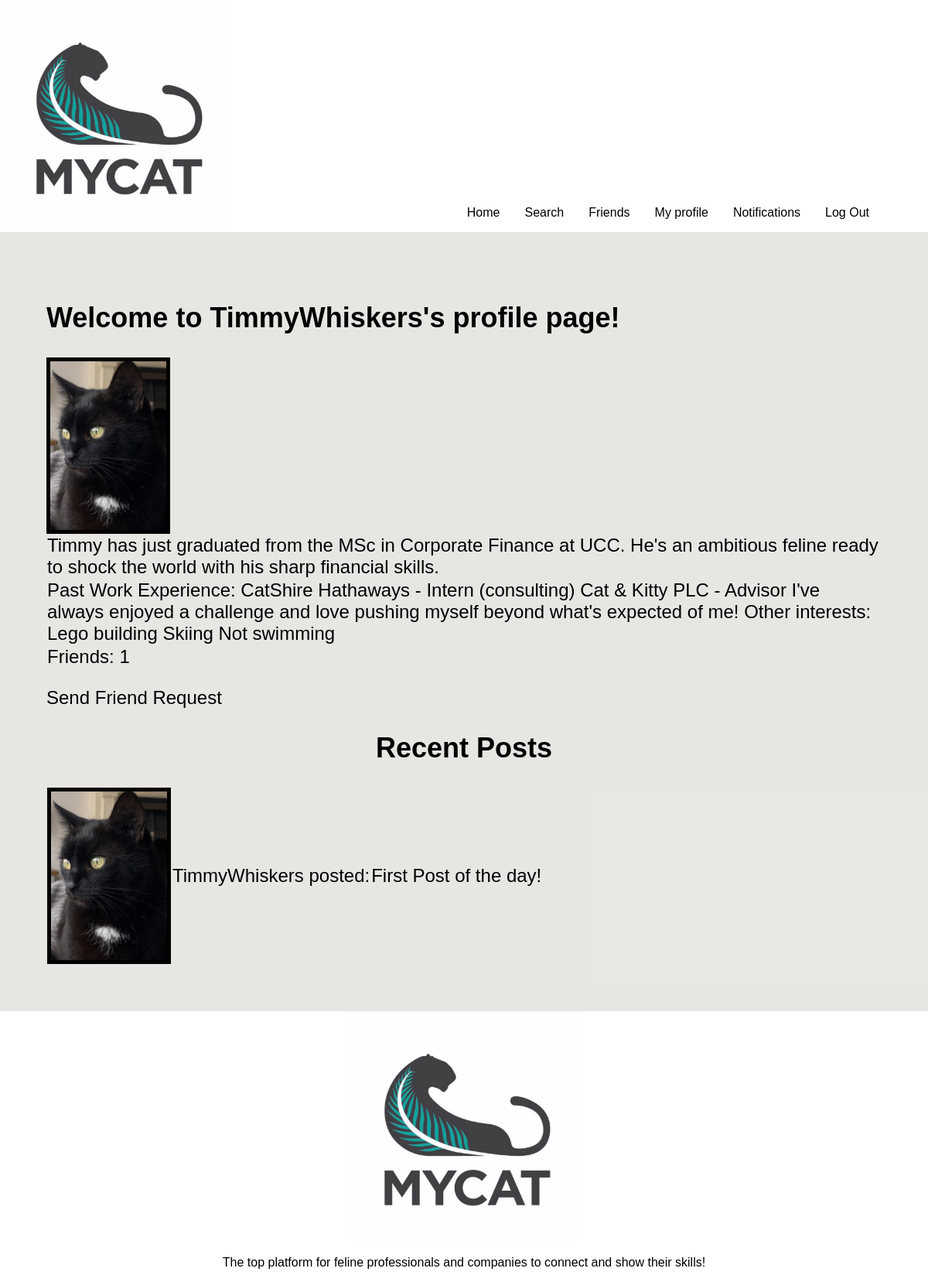
/profile/TimmyWhiskers (signed in), run on the app's committed database.
### tables this page shows
CREATE TABLE profiles (
    profile_id INTEGER PRIMARY KEY AUTOINCREMENT,
    profile_picture TEXT DEFAULT 'default.png',
    user_id TEXT NOT NULL,
    header TEXT NOT NULL,
    body TEXT NOT NULL,
    FOREIGN KEY (user_id) REFERENCES users(user_id) ON DELETE CASCADE
);

CREATE TABLE posts (
    post_id INTEGER PRIMARY KEY AUTOINCREMENT,
    user_id TEXT NOT NULL,
    body TEXT NOT NULL,
    FOREIGN KEY (user_id) REFERENCES users(user_id) ON DELETE CASCADE
);

### app.py (the view)
@app.route("/profile/<user_id>")
@login_required
def view_user(user_id):
    db=get_db()
    profile=db.execute("""SELECT * FROM profiles WHERE user_id=?;""",(user_id,)).fetchone()
    friends=db.execute("""SELECT * FROM relationships
                       WHERE member1_id=? OR member2_id=?;
                       """,(user_id,user_id)).fetchall()
    numFriends=len(friends)
    activity=db.execute("""SELECT posts.*,profile_picture FROM posts
                     JOIN profiles ON posts.user_id = profiles.user_id WHERE posts.user_id=?
                     ORDER BY post_id DESC """,(user_id,)).fetchall()
    if not profile:
        return redirect( url_for("index"))
    return render_template("profile.html",profile=profile,user_id=user_id,numFriends=numFriends,activity=activity)

### app.py (called while the page is built)
@app.before_request
def load_logged_in_user():
    g.user=session.get("user_id",None)

def login_required(view):
    @wraps(view)
    def wrapped_view(*args,**kwargs):
        if g.user is None:
            return redirect(url_for("login",next=request.url))
        return view(*args,**kwargs)
    return wrapped_view

### database.py (called while the page is built)
def get_db():
    if "db" not in g:
        g.db = sqlite3.connect(DATABASE,
                               detect_types=sqlite3.PARSE_DECLTYPES
                               )
        g.db.row_factory=sqlite3.Row
    return g.db

### templates/profile.html (shortened to what this page needs)
{%extends "base.html" %}
{%block main_content%}
<section class="profile">
<h1>Welcome to {{ user_id }}'s profile page!</h1>
{% if profile["profile_picture"] != "default.png" %}
<img src="{{ url_for('static', filename='profile_pictures/' + profile['profile_picture']) }}" alt="Profile Picture"
    width="150" height="150">
{% else %}
<img src="{{ url_for('static', filename='profile_pictures/default.png') }}" alt="Default Profile Picture" width="150"
    height="150">
{% endif %}
<table>
    <tr>
        <td> {{ profile["header"] }} </td>
    </tr>
    <tr>
        <td> {{ profile["body"] }} </td>
    </tr>
    <tr>
        <td> Friends: {{numFriends}}</td>
    </tr>
</table>
{% if profile['user_id'] == session['user_id'] %}
<p>
    <a href="{{ url_for('edit_my_profile') }}">Edit Profile</a>
</p>
<p><a href="{{ url_for('deleteAccount') }}">I want to delete my profile</a></p>
{% else %}
<p>
    <a href="{{ url_for('friendrequest', user_id=profile['user_id']) }}">Send Friend Request</a>
</p>
{% endif %}
<h2>Recent Posts</h2>
{%if activity %}
<table>
    {% for post in activity %}
    <tr>
    <td> <img src="{{ url_for('static', filename='profile_pictures/' + post['profile_picture']) }}"
        alt="Profile Picture" width="150" height="150">
    </td>
        <td> {{ post["user_id"] }} posted:</td>
        <td> {{ post["body"] }} </td>
    </tr>
    {% endfor %}
</table>
{%else %}
<p>This user hasn't made any posts yet</p>
{%endif%}
</section>
{% endblock %}

### static/style.css (style rules this page uses)
html { background-color: white; }
body { width: 100%; margin:0; font-family: Verdana, Arial, sans-serif; background-color: rgba(222, 221, 216, 0.714); }
table { border-collapse: collapse; border-spacing: 50px; margin-left: auto; margin-right: auto; border-radius: 25px; border: 5px solid black; }
img { max-width: 100%; height: auto; display: block; }
h2 { text-align: center; }
a { text-decoration: none; color: black; }
.profile { font-size: 150%; }
.profile img { border: 5px solid black; }
.profile table { border: none; margin-left: 0; }

### data on the page
profiles: header "Timmy has just graduated from the MSc in Corporate Finance at UCC. He's an ambitious feline ready to shock the world with his sharp financial skills.", body "Past Work Experience: CatShire Hathaways - Intern (consulting) Cat & Kitty PLC - Advisor I've always enjoyed a challenge and love pushing myself beyond what's expected of me! Other interests: Lego building Skiing Not swimming"
posts: profile_picture (placeholder picture), user_id "TimmyWhiskers", body "First Post of the day!"

### other printed values
{{ user_id }} "TimmyWhiskers"
{{ numFriends }} "1"
